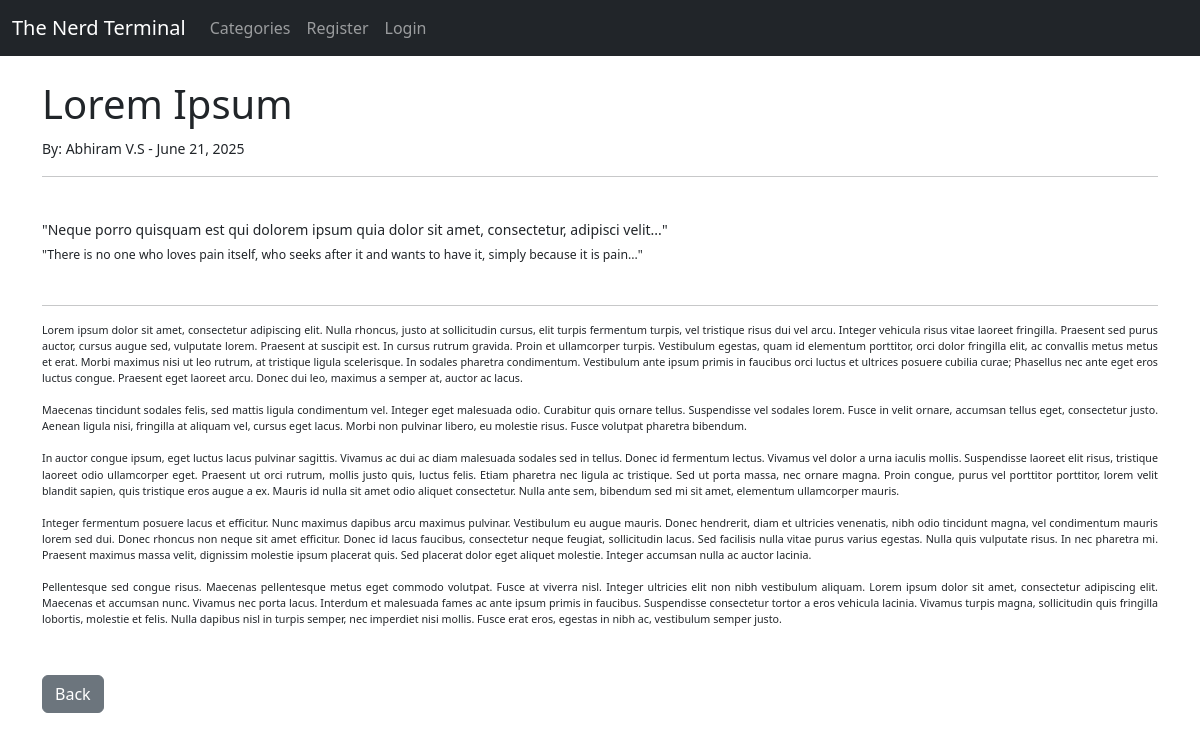
Screenshot of /article/4 with the database file from the repository.
### myblog/models.py (models this page shows, shortened)
class Post(models.Model):
    title = models.CharField(max_length=255)
    title_tag = models.CharField(max_length=255)
    author = models.ForeignKey(User, on_delete=models.CASCADE)
    body = models.TextField()
    post_date = models.DateField(auto_now_add=True)
    category = models.CharField(max_length=100, default='coding')
    likes = models.ManyToManyField(User, related_name='blog_post')

### myblog/views.py (the view)
# urls.py: path('article/<int:pk>', ArticleView.as_view(), name="article-view"),
class ArticleView(DetailView):
    model = Post
    template_name = 'article_details.html'
    def get_context_data(self, *args, **kwargs):
        cat_menu = Category.objects.all()
        context = super(ArticleView, self).get_context_data(*args, **kwargs)
        context["cat_menu"] = cat_menu
        return context

### myblog/models.py (called while the page is built)
    def __str__(self):
        return self.name

### myblog/templates/article_details.html (shortened to what this page needs)
{% extends 'base.html' %}
{% block content %}
    <h1>{{ post.title }}</h1>
    <small>By: {{ post.author.first_name }} {{ post.author.last_name }} - {{post.post_date}}
        <br/>
    <hr>
    <br/>
    {{ post.body|safe }}
    <br><br>
    <a href="{% url 'home' %}" class="btn btn-secondary">Back</a>
{% endblock %}

### rows the page displays
Post: title "Lorem Ipsum", author.first_name "Abhiram", author.last_name "V.S", post_date "June 21, 2025", body "\"Neque porro quisquam est qui dolorem ipsum quia dolor sit amet, consectetur, adipisci velit...\" \"There is no one who loves pain itself, who seeks after it and wants to have it, simply because it is pain...\" Lorem ipsum dolor sit amet, consectetur adipiscing elit. Nulla rhoncus, justo at sollicitudin cursus, elit turpis fermentum turpis, vel tristique risus dui vel arcu. Integer vehicula risus vitae laoreet fringilla. Praesent sed purus auctor, cursus augue sed, vulputate lorem. Praesent at suscipit est. In cursus rutrum gravida. Proin et ullamcorper turpis. Vestibulum egestas, quam id elementum porttitor, orci dolor fringilla elit, ac convallis metus metus et erat. Morbi maximus nisi ut…"
